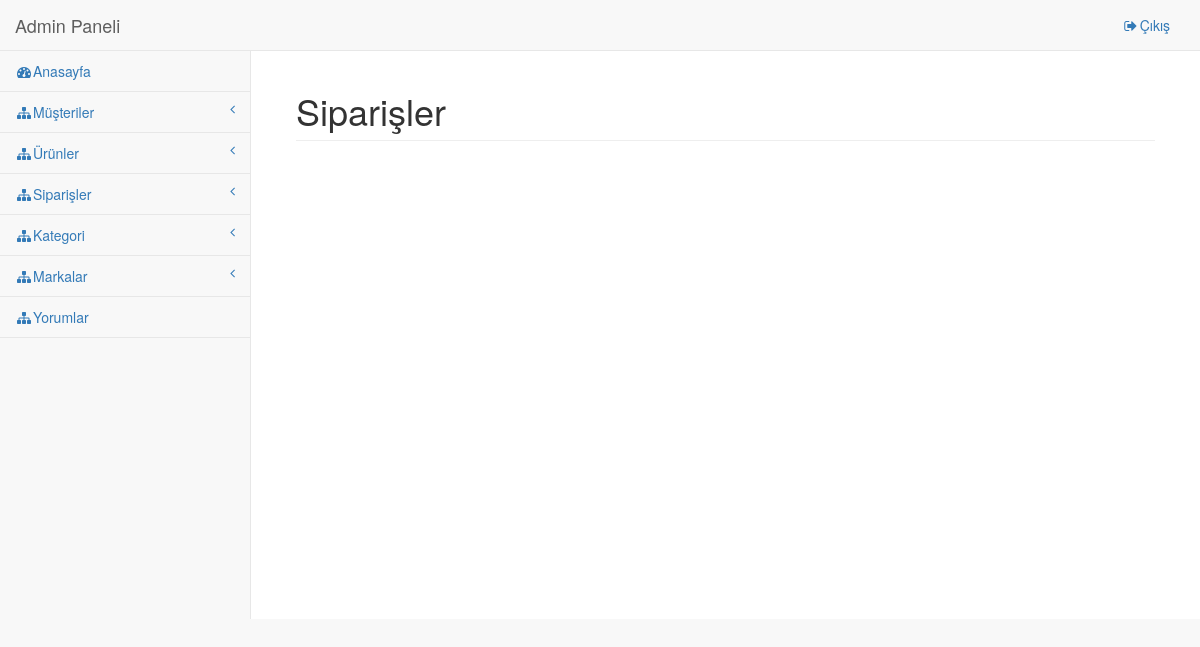
The app's page /adminpanel/page/order/list, older data.
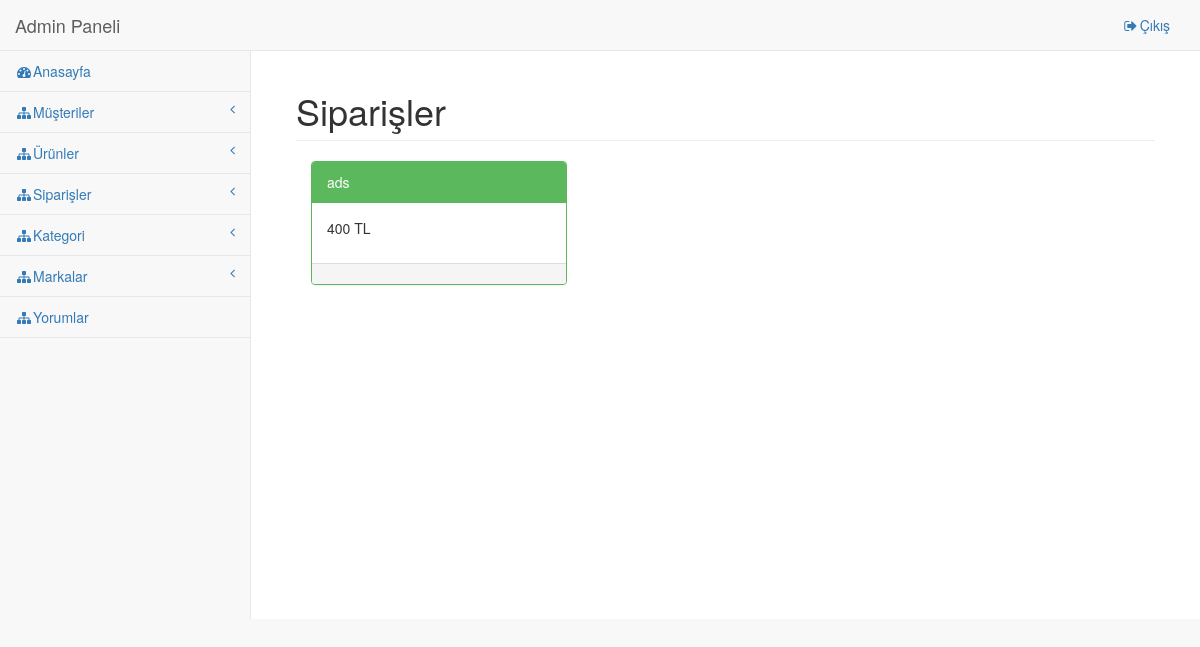
The same page, newer data.
### tables this page shows
CREATE TABLE `orders` (
  `id` int(11) NOT NULL,
  `total` int(11) DEFAULT '0',
  `user_id` int(11) NOT NULL,
  `state` int(11) DEFAULT '0'
);

CREATE TABLE `users` (
  `id` int(11) NOT NULL,
  `name` varchar(20) DEFAULT NULL,
  `surname` varchar(20) DEFAULT NULL,
  `password` varchar(6) DEFAULT NULL,
  `email` text,
  `username` varchar(10) DEFAULT NULL,
  `banned` int(11) DEFAULT '0'
);

### application/controllers/Adminpanel.php (called while the page is built, shortened)
<?php
class AdminPanel extends CI_Controller {
	function __construct(){
		$this->load->database();
	}
	function page($folder, $file){
		$data['admins'] = $this->db->get('admin')->result();
		$data['customers'] = $this->db->get('users')->result();
		$data['products'] = $this->db->query("select product.id as id,detail,product.name as name, product.price as price, brands.name as brand,categories.name as category from product inner join brands on product.brand_id=brands.id inner join categories on categories.id=product.category_id")->result();
		$data['orders'] = $this->db->query("select users.name, total,orders.state as state from orders inner join users on users.id =orders.user_id")->result();
		$data['categories'] = $this->db->get('categories')->result();
		$data['comments'] = $this->db->get('comments')->result();
		$data['brands'] = $this->db->get('brands')->result();
		$this->load->view('panel/'.$folder.'/'.$file, $data);
	}
}

### index.php (called while the page is built, shortened)
<?php
require_once BASEPATH.'core/CodeIgniter.php';

### application/views/panel/order/list.php (the view, shortened to what this page needs)
<div class="row">
             <div class="col-lg-12">
                 <h1 class="page-header">Siparişler</h1>
             </div>
         </div>
         <?php foreach ($orders as $order) : ?>
             <?php if($order->state) :?>
                 <div class="col-lg-4">
             <div class="panel panel-green">
                 <div class="panel-heading">
                     <?=$order->name?>
                 </div>
                 <div class="panel-body">
                     <p><?=$order->total?> TL</p>
                 </div>
                 <div class="panel-footer">
                 </div>
             </div>
         </div>
             <?php endif;?>
             <?php endforeach;?>

Row changes from the older to the newer data that the page shows:
added orders: user.name "ads", total "400"
